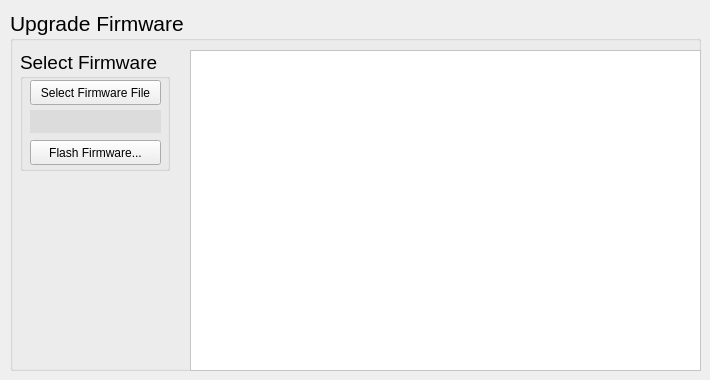
   <widget class="QWidget" name="tab_aq_setting_Upgrade">
    <widget class="QGroupBox" name="groupBox_3">
     <property name="geometry">
      <rect>
       <x>10</x>
       <y>10</y>
       <width>691</width>
       <height>361</height>
      </rect>
     </property>
     <property name="font">
      <font>
       <family>Arial</family>
       <pointsize>16</pointsize>
      </font>
     </property>
     <property name="title">
      <string>Upgrade Firmware</string>
     </property>
     <property name="flat">
      <bool>true</bool>
     </property>
     <widget class="QGroupBox" name="groupBox_SelectFW">
      <property name="geometry">
       <rect>
        <x>10</x>
        <y>40</y>
        <width>150</width>
        <height>121</height>
       </rect>
      </property>
      <property name="minimumSize">
       <size>
        <width>100</width>
        <height>100</height>
       </size>
      </property>
      <property name="maximumSize">
       <size>
        <width>150</width>
        <height>150</height>
       </size>
      </property>
      <property name="font">
       <font>
        <family>Arial</family>
        <pointsize>14</pointsize>
       </font>
      </property>
      <property name="title">
       <string>Select Firmware</string>
      </property>
      <widget class="QLabel" name="fileLabel">
       <property name="geometry">
        <rect>
         <x>10</x>
         <y>60</y>
         <width>131</width>
         <height>23</height>
        </rect>
       </property>
       <property name="sizePolicy">
        <sizepolicy hsizetype="Preferred" vsizetype="Fixed">
         <horstretch>0</horstretch>
         <verstretch>0</verstretch>
        </sizepolicy>
       </property>
       <property name="font">
        <font>
         <family>Arial</family>
         <pointsize>9</pointsize>
        </font>
       </property>
       <property name="styleSheet">
        <string notr="true">background-color:rgb(220, 220, 220);</string>
       </property>
      </widget>
      <widget class="QPushButton" name="SelectFirmwareButton">
       <property name="geometry">
        <rect>
         <x>10</x>
         <y>30</y>
         <width>131</width>
         <height>25</height>
        </rect>
       </property>
       <property name="sizePolicy">
        <sizepolicy hsizetype="Ignored" vsizetype="Fixed">
         <horstretch>0</horstretch>
         <verstretch>0</verstretch>
        </sizepolicy>
       </property>
       <property name="minimumSize">
        <size>
         <width>0</width>
         <height>25</height>
        </size>
       </property>
       <property name="maximumSize">
        <size>
         <width>16777215</width>
         <height>25</height>
        </size>
       </property>
       <property name="font">
        <font>
         <family>Arial</family>
         <pointsize>9</pointsize>
        </font>
       </property>
       <property name="text">
        <string>Select Firmware File</string>
       </property>
      </widget>
      <widget class="QPushButton" name="flashButton">
       <property name="geometry">
        <rect>
         <x>10</x>
         <y>90</y>
         <width>131</width>
         <height>25</height>
        </rect>
       </property>
       <property name="minimumSize">
        <size>
         <width>0</width>
         <height>25</height>
        </size>
       </property>
       <property name="maximumSize">
        <size>
         <width>16777215</width>
         <height>25</height>
        </size>
       </property>
       <property name="font">
        <font>
         <family>Arial</family>
         <pointsize>9</pointsize>
        </font>
       </property>
       <property name="text">
        <string>Flash Firmware...</string>
       </property>
      </widget>
     </widget>
     <widget class="QTextBrowser" name="textFlashOutput">
      <property name="geometry">
       <rect>
        <x>180</x>
        <y>40</y>
        <width>511</width>
        <height>321</height>
       </rect>
      </property>
      <property name="sizePolicy">
       <sizepolicy hsizetype="Fixed" vsizetype="Expanding">
        <horstretch>0</horstretch>
        <verstretch>0</verstretch>
       </sizepolicy>
      </property>
      <property name="minimumSize">
       <size>
        <width>300</width>
        <height>150</height>
       </size>
      </property>
      <property name="maximumSize">
       <size>
        <width>600</width>
        <height>500</height>
       </size>
      </property>
      <property name="font">
       <font>
        <family>Arial</family>
        <pointsize>9</pointsize>
       </font>
      </property>
      <property name="styleSheet">
       <string notr="true">background-color: white;
padding: 10px;</string>
      </property>
      <property name="undoRedoEnabled">
       <bool>false</bool>
      </property>
     </widget>
    </widget>
   </widget>
